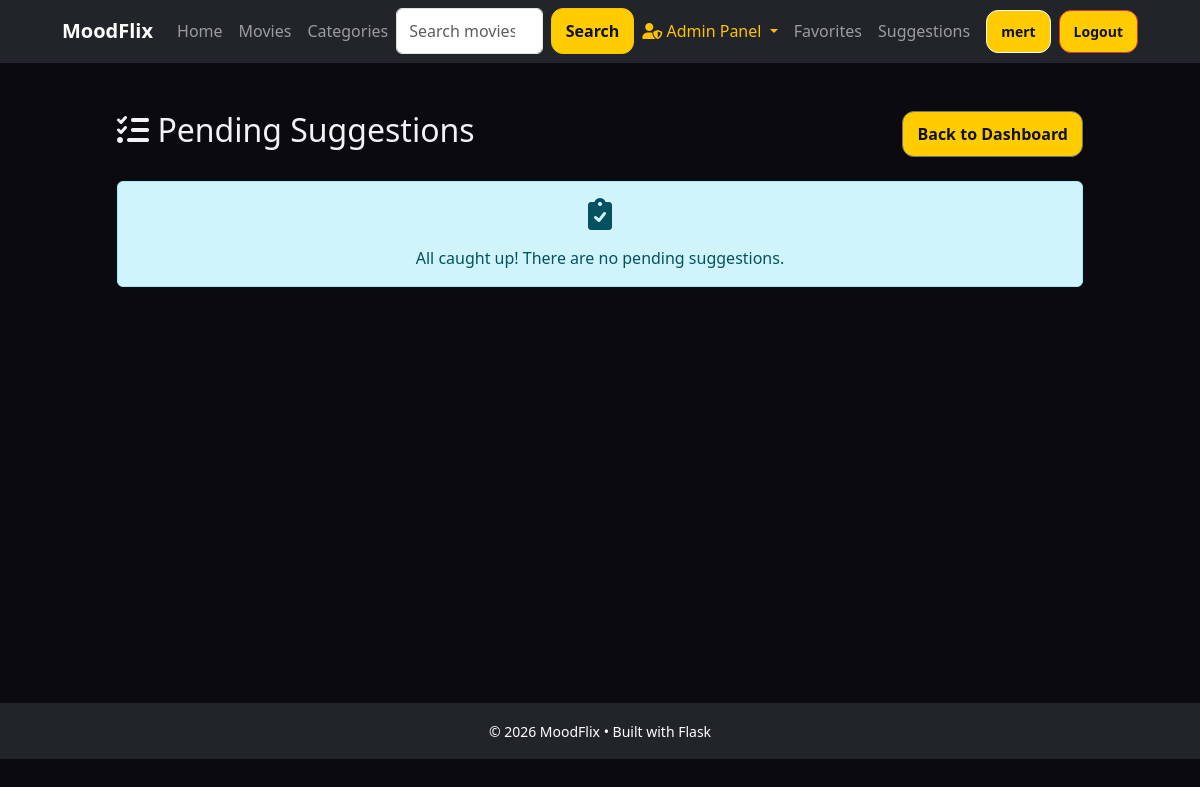
Page /admin/suggestions (signed in) on the earlier database version.
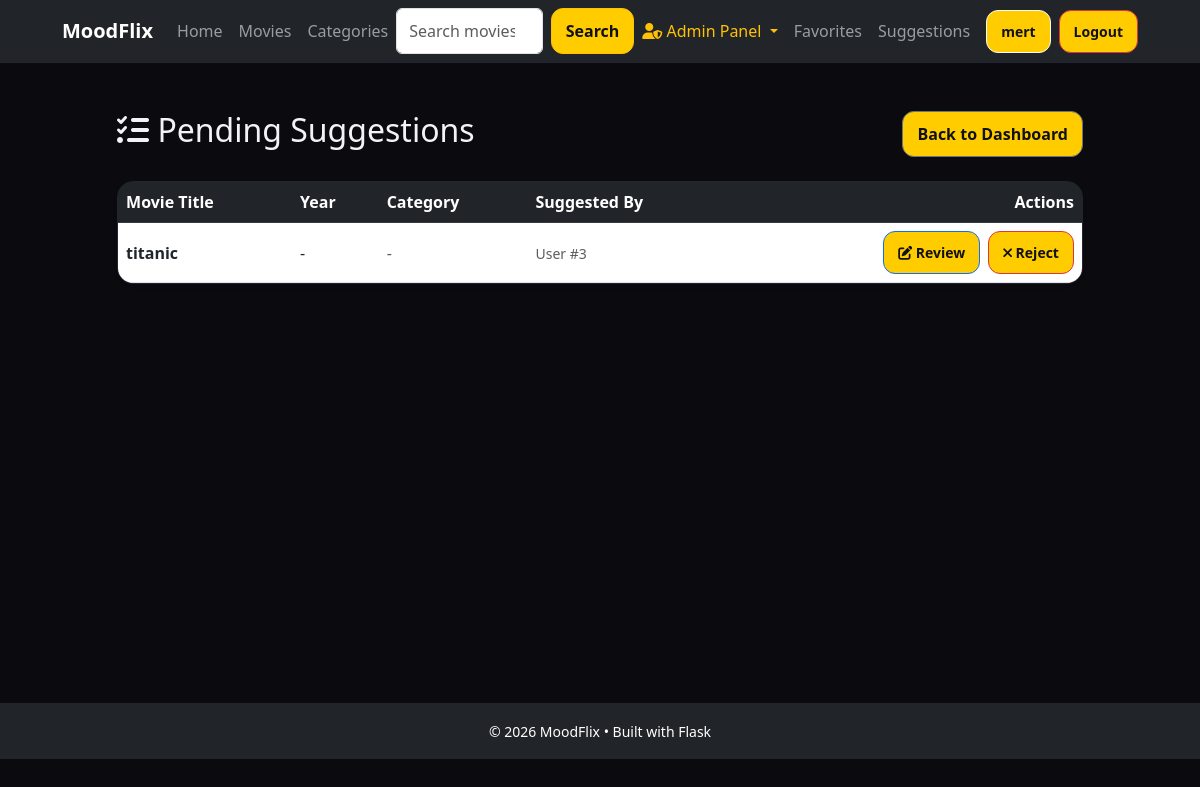
Same page on the later database version.
### app/models/suggestion.py (models this page shows, shortened)
class Suggestion(db.Model):
    __tablename__ = "suggestions"
    id = db.Column(db.Integer, primary_key=True)
    user_id = db.Column(db.Integer, db.ForeignKey('users.id'), nullable=False)
    mood_category_id = db.Column(db.Integer, db.ForeignKey('mood_categories.id'), nullable=True)
    title = db.Column(db.String(255), nullable=False)
    year = db.Column(db.Integer, nullable=True)
    description = db.Column(db.Text, nullable=True)
    posterUrl = db.Column(db.String(500), nullable=True)
    imdbRating = db.Column(db.Float, nullable=True)
    status = db.Column(db.String(50), default="pending")  # pending, approved, rejected
    createdAt = db.Column(db.DateTime, default=datetime.utcnow)
    mood_category = db.relationship('MoodCategory', backref='suggestions')

### app/controllers/admin_controller.py (the view)
@admin_bp.get("/suggestions")
def list_pending_suggestions():
    guard = _require_admin()
    if guard:
        return guard
    suggestions = AdminService.adminListPendingSuggestions()
    return render_template("admin/suggestions.html", suggestions=suggestions)

### app/__init__.py (called while the page is built)
def init_extensions(app: Flask) -> None:
    db.init_app(app)
    import_models()
    migrate.init_app(app, db)
    login_manager.init_app(app)
    login_manager.login_view = "auth.login"
    from app.models.user import User
    @login_manager.user_loader
    def load_user(user_id):
        return User.query.get(int(user_id))

### app/controllers/admin_controller.py (called while the page is built)
def _require_admin():
    if not current_user.is_authenticated:
        flash("Please log in as admin.", "error")
        return redirect(url_for("auth.login"))
    if getattr(current_user, "role", None) != "admin":
        flash("Admin access required.", "error")
        return redirect(url_for("home.index"))
    return None

### app/services/admin_service.py (called while the page is built)
    @staticmethod
    def adminListPendingSuggestions() -> list[Suggestion]:
        return Suggestion.query.filter_by(status="pending").order_by(Suggestion.createdAt.desc()).all()

### app/views/templates/admin/suggestions.html (shortened to what this page needs)
{% extends "base.html" %}
{% block content %}
<div class="container py-4">
    <div class="d-flex justify-content-between align-items-center mb-4">
        <h2><i class="fas fa-tasks"></i> Pending Suggestions</h2>
        <a href="{{ url_for('admin.admin_index') }}" class="btn btn-outline-secondary">Back to Dashboard</a>
    </div>
    {% if suggestions %}
        <div class="card shadow-sm">
            <div class="table-responsive">
                <table class="table table-hover align-middle mb-0">
                    <thead class="table-dark">
                        <tr>
                            <th>Movie Title</th>
                            <th>Year</th>
                            <th>Category</th>
                            <th>Suggested By</th>
                            <th class="text-end">Actions</th>
                        </tr>
                    </thead>
                    <tbody>
                        {% for s in suggestions %}
                        <tr>
                            <td class="fw-bold">{{ s.title }}</td>
                            <td>{{ s.year or '-' }}</td>
                            <td>
                                {% if s.mood_category %}
                                    <span class="badge bg-secondary">{{ s.mood_category.name }}</span>
                                {% else %}
                                    <span class="text-muted">-</span>
                                {% endif %}
                            </td>
                            <td>
                                <small class="text-muted">User #{{ s.user_id }}</small>
                            </td>
                            <td class="text-end">
                                <div class="d-flex justify-content-end gap-2">
                                    <a href="{{ url_for('admin.edit_suggestion', suggestion_id=s.id) }}" class="btn btn-primary btn-sm" title="Review & Approve">
                                        <i class="fas fa-edit"></i> Review
                                    </a>
                                    <form action="{{ url_for('admin.reject_suggestion', suggestion_id=s.id) }}" method="POST">
                                        <button type="submit" class="btn btn-danger btn-sm" title="Reject">
                                            <i class="fas fa-times"></i> Reject
                                        </button>
                                    </form>
                                </div>
                            </td>
                        </tr>
                        {% endfor %}
                    </tbody>
                </table>
            </div>
        </div>
    {% else %}
        <div class="alert alert-info text-center">
            <i class="fas fa-clipboard-check fa-2x mb-3 d-block"></i>
            All caught up! There are no pending suggestions.
        </div>
    {% endif %}
</div>
{% endblock %}

Differences in the rows shown:
added Suggestion: title "titanic", year "-", user_id "3"
Other differences:
text no longer shown: "All caught up! There are no pending suggestions."
text now shown: "Movie Title Year Category Suggested By Actions"
